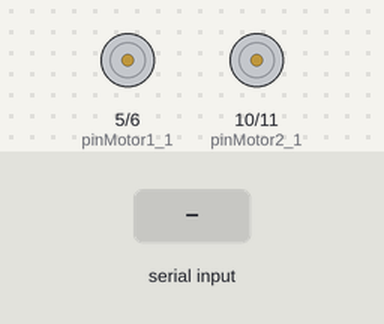
A sketch run on a simulated Arduino Uno, built with avr-gcc and run on an emulated ATmega328P. Parts: motor-driver pin pairs drawn as motors (green arrow = first pin HIGH = forward, orange = second pin HIGH = backward, longer = more drive). The test bench sets the inputs (shaded band).

Above: at 1.2 s.
1.3 s: "F" received over the second serial link
At 2.0 s:
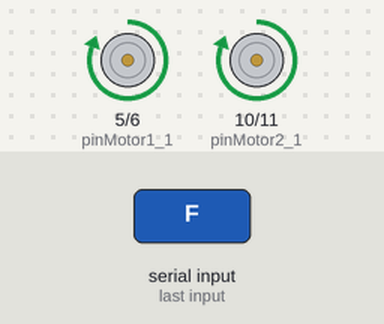
2.8 s: "B" received over the second serial link
At 3.2 s:
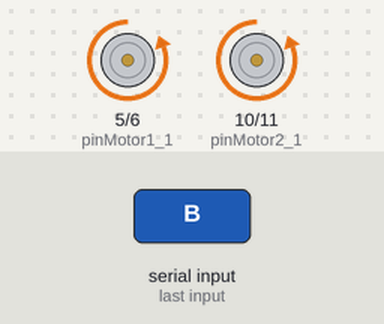
4.3 s: "L" received over the second serial link
At 5.5 s:
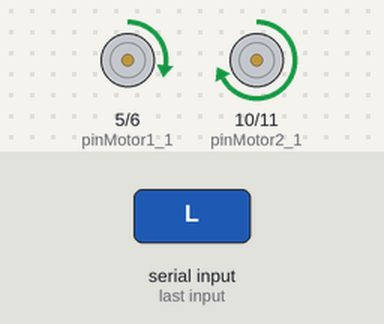
5.8 s: "R" received over the second serial link
At 6.7 s:
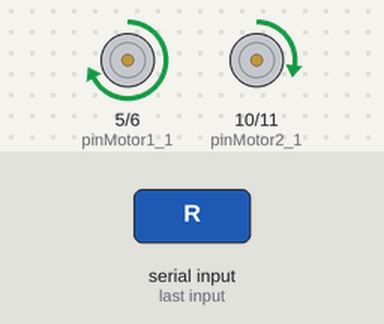
7.3 s: "G" received over the second serial link
At 7.8 s:
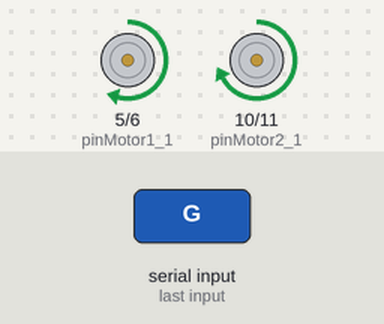
8.8 s: "I" received over the second serial link
At 10.2 s:
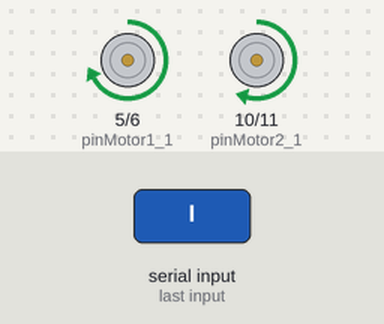
Timing chart, 0 to 11.3 s (numbered marks = the images above; inputs shaded):
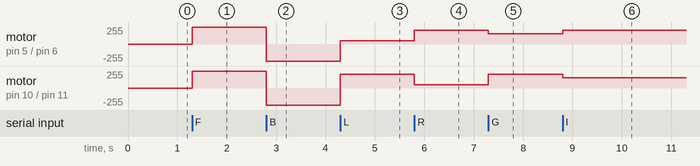

Measured:
- after the input at 1.3 s, motor on pin 5 (pinMotor1_1) / pin 6 (pinMotor1_2), motor on pin 10 (pinMotor2_1) / pin 11 (pinMotor2_2): stopped → forward 255/255 at once
- after the input at 2.8 s, motor on pin 5 (pinMotor1_1) / pin 6 (pinMotor1_2), motor on pin 10 (pinMotor2_1) / pin 11 (pinMotor2_2): forward 255/255 → backward 255/255 at once
- after the input at 4.3 s, motor on pin 5 (pinMotor1_1) / pin 6 (pinMotor1_2): backward 255/255 → forward 51/255 at once; motor on pin 10 (pinMotor2_1) / pin 11 (pinMotor2_2): backward 255/255 → forward 204/255 at once
- after the input at 5.8 s, motor on pin 5 (pinMotor1_1) / pin 6 (pinMotor1_2): forward 51/255 → forward 204/255 at once; motor on pin 10 (pinMotor2_1) / pin 11 (pinMotor2_2): forward 204/255 → forward 51/255 at once
- after the input at 7.3 s, motor on pin 5 (pinMotor1_1) / pin 6 (pinMotor1_2): forward 204/255 → forward 153/255 at once; motor on pin 10 (pinMotor2_1) / pin 11 (pinMotor2_2): forward 51/255 → forward 204/255 at once
- after the input at 8.8 s, motor on pin 5 (pinMotor1_1) / pin 6 (pinMotor1_2): forward 153/255 → forward 204/255 at once; motor on pin 10 (pinMotor2_1) / pin 11 (pinMotor2_2): forward 204/255 → forward 153/255 at once

The sketch:

bluetooth_motor_control.ino
```cpp
#include <SoftwareSerial.h> // Lib to Bluetooth

#define pinRX 2             // Digital pin 2 (RX)
#define pinTX 3             // Digital pin 3 (TX)
#define pinMotor1_1 5       // PWM 1 - motor 1
#define pinMotor1_2 6       // PWM 2 - motor 1
#define pinMotor2_1 10      // PWM 1 - motor 2
#define pinMotor2_2 11      // PWM 2 - motor 2

char bth_data = 0;          // Variable to Bluetooth data
int speed = 255;            // Max speed

// Motor Class
class DCMotor {
  int spd = 255, pin1, pin2;

  public:

    void Pinout(int in1, int in2){ // Method for declaring motor pinout
      pin1 = in1;
      pin2 = in2;
      pinMode(pin1, OUTPUT);
      pinMode(pin2, OUTPUT);
      }       void Speed(int in1){ // Method for saving motor speed
      spd = in1;
      }
    void Forward(){ // Method to go forward
      analogWrite(pin1, spd);
      digitalWrite(pin2, LOW);
      }
    void Backward(){ // Method to go backward
      digitalWrite(pin1, LOW);
      analogWrite(pin2, spd);
      }
    void Stop(){ // Method to stop
      digitalWrite(pin1, LOW);
      digitalWrite(pin2, LOW);
      }
   };

DCMotor Motor1, Motor2;                 // Motor objects
SoftwareSerial bluetooth(pinRX, pinTX); // Pins to emulate serial

void setup() {
  Serial.begin(9600);
  bluetooth.begin(9600);
  Motor1.Pinout(pinMotor1_1,pinMotor1_2); // Set motor pins.
  Motor2.Pinout(pinMotor2_1,pinMotor2_2);
}
void loop() {
  while(bluetooth.available()){
    bth_data = bluetooth.read();
    if (bth_data != 13 && bth_data != 10){
      // Control motors intensity
      motor_control(bth_data, speed, Motor1, Motor2);
    }
    delay(100);
    }
}

void motor_control(char bth_data, int speed, DCMotor Motor1, DCMotor Motor2){
  if (bth_data == 'F'){
    // Only go foward
    Motor1.Speed(speed); // Set motors speed
    Motor2.Speed(speed);
    Motor1.Forward(); // Command to go forward
    Motor2.Forward();
    delay(10);
  } else if (bth_data == 'B'){
    // Only go backward
    Motor1.Speed(speed); // Set motors speed
    Motor2.Speed(speed);
    Motor1.Backward(); // Command to go backward
    Motor2.Backward();
    delay(10);
  }else if (bth_data == 'L'){
    // Only go left
    Motor1.Speed(speed*0.2); // Set motors speed
    Motor2.Speed(speed*0.8);
    Motor1.Forward(); // Command to go forward
    Motor2.Forward();
  }else if (bth_data == 'R'){
    // Only go right
    Motor1.Speed(speed*0.8); // Set motors speed
    Motor2.Speed(speed*0.2);
    Motor1.Forward(); // Command to go forward
    Motor2.Forward();
  }else if (bth_data == 'G'){
    // Forward Left
    Motor1.Speed(speed*0.6); // Set motors speed
    Motor2.Speed(speed*0.8);
    Motor1.Forward(); // Command to go forward
    Motor2.Forward();
  }else if (bth_data == 'I'){
    // Forward Right
    Motor1.Speed(speed*0.8); // Set motor speed
    Motor2.Speed(speed*0.6);
    Motor1.Forward(); // Command to go forward
    Motor2.Forward();
  }else if (bth_data == 'H'){
    // BackLeft
    Motor1.Speed(speed*0.8); // Set motor speed
    Motor2.Speed(speed*0.6);
    Motor1.Backward(); // Command to go backward
    Motor2.Backward();
  }else if (bth_data == 'J'){
    // BackRight
    Motor1.Speed(speed*0.6); // Set motor speed
    Motor2.Speed(speed*0.8);
    Motor1.Backward(); // Command to go backward
    Motor2.Backward();
  }else {
    // Stop
    Motor1.Stop(); // Command to stop
    Motor2.Stop();
  }
}
```
